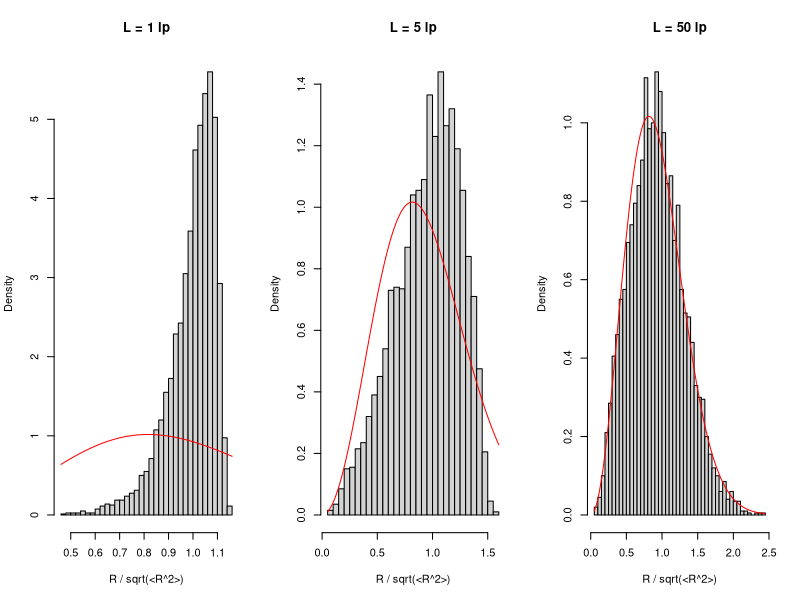

This figure's R source:
# Discrete worm-like chain in three dimensions (segment ds = 0.1 lp); end-to-end distances of
# chains of length L = 1, 5 and 50 lp compared with the Gaussian distribution.
set.seed(3)
ds <- 0.1
kappa <- 1 / ds
for (i in 1:50) kappa <- 1 / (1 / tanh(kappa) - exp(-ds))   # <cos theta> = exp(-ds/lp)

sample_cos <- function(n) {
  u <- runif(n)
  1 + log(u + (1 - u) * exp(-2 * kappa)) / kappa
}

cross <- function(a, b) cbind(a[, 2] * b[, 3] - a[, 3] * b[, 2],
                              a[, 3] * b[, 1] - a[, 1] * b[, 3],
                              a[, 1] * b[, 2] - a[, 2] * b[, 1])
unit <- function(a) a / sqrt(rowSums(a^2))

end_vectors <- function(M, nseg) {
  t <- unit(matrix(rnorm(3 * M), M, 3))
  r <- matrix(0, M, 3)
  for (k in 1:nseg) {
    r <- r + ds * t
    c <- sample_cos(M); s <- sqrt(pmax(1 - c^2, 0)); phi <- runif(M, 0, 2 * pi)
    a <- matrix(c(1, 0, 0), M, 3, byrow = TRUE)
    a[abs(t[, 1]) >= 0.9, ] <- matrix(c(0, 1, 0), sum(abs(t[, 1]) >= 0.9), 3, byrow = TRUE)
    e1 <- unit(cross(t, a)); e2 <- cross(t, e1)
    t <- c * t + s * (cos(phi) * e1 + sin(phi) * e2)
  }
  r
}

r2_wlc <- function(L) 2 * L - 2 * (1 - exp(-L))   # in units of lp^2
par(mfrow = c(1, 3))
for (L in c(1, 5, 50)) {
  R <- sqrt(rowSums(end_vectors(4000, round(L / ds))^2))
  x <- R / sqrt(r2_wlc(L))
  hist(x, breaks = 40, freq = FALSE, main = paste("L =", L, "lp"), xlab = "R / sqrt(<R^2>)")
  curve(4 * pi * x^2 * (3 / (2 * pi))^1.5 * exp(-1.5 * x^2), add = TRUE, col = "red")
  cat(L, mean(R^2), r2_wlc(L), "\n")   # simulated and predicted <R^2>
}
